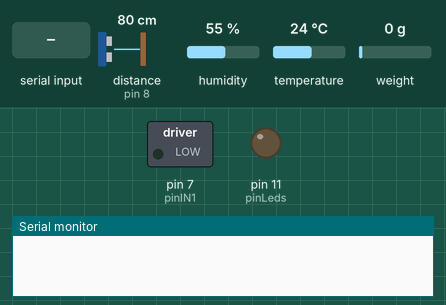
Bench run of a sketch on a simulated Arduino Uno, built with avr-gcc and run on an emulated ATmega328P. Shown: switched loads named in the sketch (green lamp = pin HIGH), output pins drawn as LEDs (lit = HIGH), the last lines printed to the serial monitor. Wiring (inferred from the names in the program): ultrasonic range finder: trigger pin 9; echo pin 8. The inputs (shaded band) are chosen by the test bench; at power-on: distance to the obstacle (sensor on pin 8) 80 cm, humidity 55 %, temperature 24 °C, weight on the scale 0 g. The echo pulse lasts 58.3 µs per cm; pins used as bus, display or sensor lines are not drawn.

Above: at 2.2 s.
2.3 s: "3\n" received over Serial
At 2.8 s:
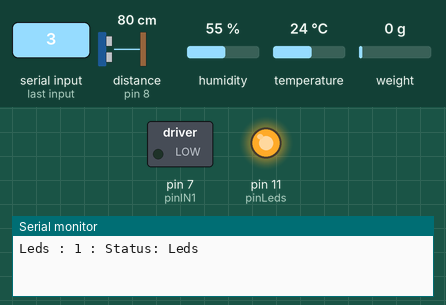
3.8 s: "1\n" received over Serial
5.3 s: "2\n" received over Serial
Timing chart, 0 to 8.3 s (numbered marks = the images above; inputs shaded):
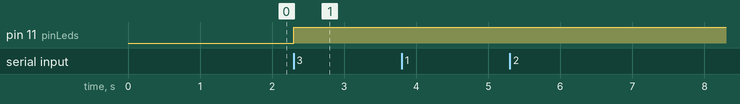

The sketch:

ArduinoFinal.ino
```cpp
#include "DHT.h"
#define DHTPIN 12
#define DHTTYPE DHT11
DHT dht(DHTPIN, DHTTYPE);

//Peso
#include "HX711.h"
HX711 celda;
#define DT 6
#define SCK 5
float peso = 0;

//Comprar resistencia de 1k ohmio a tierra
const int ldrPin = A0;

//Ultrasonico
const int trigPin = 9;
const int echoPin = 8;
long duration;
int distance;

const int mic = A1;

const int gas = A2;

//motor
const int pinIN1 = 7;
bool estadoMotor = false;

//leds
const int pinLeds = 11;
bool estadoLeds = false;
bool controlManual = false;

//bpm
const int LOPlus = 4;
const int LOMinus = 3;
const int BPM = A4;

void setup() {
  dht.begin();
    // Configurar Motor
  pinMode(pinIN1, OUTPUT);
  digitalWrite(pinIN1, LOW);
  //configurar leds
  pinMode(pinLeds, OUTPUT);
  digitalWrite(pinLeds, LOW);
  // BPM
  pinMode(LOPlus, INPUT);
  pinMode(LOMinus, INPUT);
  //Ultrasonico
  pinMode(trigPin, OUTPUT);
  pinMode(echoPin, INPUT);

  //Peso
  celda.begin(DT, SCK);
  celda.set_scale(113.f);	// establece el factor de escala obtenido del primer programa
  celda.tare();
  Serial.begin(9600);
}

void loop() {
  String lectura = Serial.readStringUntil('\n'); // Leer hasta un salto de línea
  getData(lectura);
  ultrasonico();

}

void getData(String sensor) {
  if (sensor == "1") {
    sensorDHT11();
  } else if (sensor == "2") {
    sensorLDR();
  } else if (sensor == "3") {
    controlManual = !controlManual;
    cambiarLeds();
  } else if (sensor == "4") {
    sensorSonido();
  } else if (sensor == "5") {
    sensorMQ2();
  } else if (sensor == "6") {
    sensorPeso();
  } else if (sensor == "7") {
    sensorFrecuencia();
  } else if (sensor == "8") {
    sensorDHT11();
    sensorLDR();
    sensorSonido();
    sensorMQ2();
    sensorPeso();
    sensorFrecuencia();
  } else if (sensor == "9") {
    cambiarMotor();
  } else {
  }
}

void sensorPeso() {
  peso = celda.get_units(10);
  celda.power_down();
  celda.power_up();
  Serial.print("PE : "); Serial.print(peso); Serial.print(" : gr"); Serial.println(": Bascula");
}

void sensorLDR() {
  int valorLDR = analogRead(ldrPin);
  String nivel = "";
  if(valorLDR >= 0 && valorLDR < 150)
  {
    nivel ="Muy alta";
  }
  else if(valorLDR >= 150 && valorLDR < 300)
  {
    nivel ="Alta";
  }
  else if(valorLDR >= 300 && valorLDR < 499)
  {
    nivel = "Aceptable";
  }
  else if(valorLDR >= 500 && valorLDR < 699)
  {
    nivel ="Baja";
  }
  else
  {
    nivel = "Luz apagada";
  }
  //tengo duda si mandar el caracter string o el valor tal cual ↓
  Serial.print("FR : "); Serial.print(nivel); Serial.print(" : lux "); Serial.println(": Luz");
}

void sensorDHT11() {
  float h = dht.readHumidity();
  float t = dht.readTemperature();
  Serial.print("HM : "); Serial.print(h); Serial.print(" : % "); Serial.println(": Humedad");
  Serial.print("TP : "); Serial.print(t); Serial.print(" : *C "); Serial.println(": Temperatura");
}

void sensorFrecuencia() {
  int frecValue = analogRead(BPM);
  String nivel = "";
  if(frecValue >= 0 && frecValue < 50)
  {
    nivel ="Muy bajo";
  }
  else if(frecValue >= 50 && frecValue < 100)
  {
    nivel ="Normal";
  }
  else if(frecValue >= 100 && frecValue < 150)
  {
    nivel = "Poco alto";
  }
  else if(frecValue >= 150 && frecValue < 200)
  {
    nivel ="Alto";
  }
  else
  {
    nivel = "Muy alto";
  }
  Serial.print("SRC : "); Serial.print(nivel); Serial.print(" : bpm "); Serial.println(": Ritmo Card");
}

void leerSensor(int pin, int umbral, const String& etiqueta, const String& unidad) {
  int valor = analogRead(pin);
  String res = (valor < umbral) ? "Bajo" : "Alto";
  Serial.print(etiqueta); Serial.print(" : "); Serial.print(res); Serial.print(" : "); Serial.println(unidad);
}

void sensorSonido() {
  leerSensor(mic, 105, "SD", ": Sonido");
  delay(250);
}

void sensorMQ2() {
  leerSensor(gas, 210, "MQ", "ppm : Gas");
}

void cambiarEstado(int pin, bool &estado) {
  estado = !estado;
  digitalWrite(pin, estado ? HIGH : LOW);
}

void cambiarMotor() {
  cambiarEstado(pinIN1, estadoMotor);
  Serial.print("Motor : "); Serial.print(estadoMotor); Serial.print(" : Status"); Serial.println(": Motor");
}

void cambiarLeds() {
  cambiarEstado(pinLeds, estadoLeds);
  Serial.print("Leds : "); Serial.print(controlManual); Serial.print(" : Status"); Serial.println(": Leds");
}
void ultrasonico() {
  digitalWrite(trigPin, LOW);
  delayMicroseconds(2);
  digitalWrite(trigPin, HIGH);
  delayMicroseconds(10);
  digitalWrite(trigPin, LOW);
  duration = pulseIn(echoPin, HIGH);
  distance = duration * 0.034 / 2;
  if (!controlManual) {
    if (distance < 15) {
      digitalWrite(pinLeds, HIGH);
    } else {
      digitalWrite(pinLeds, LOW);
    }
  }
}
```

Measured:
- after the input at 2.3 s, pin 11 (pinLeds): LOW → HIGH at once
